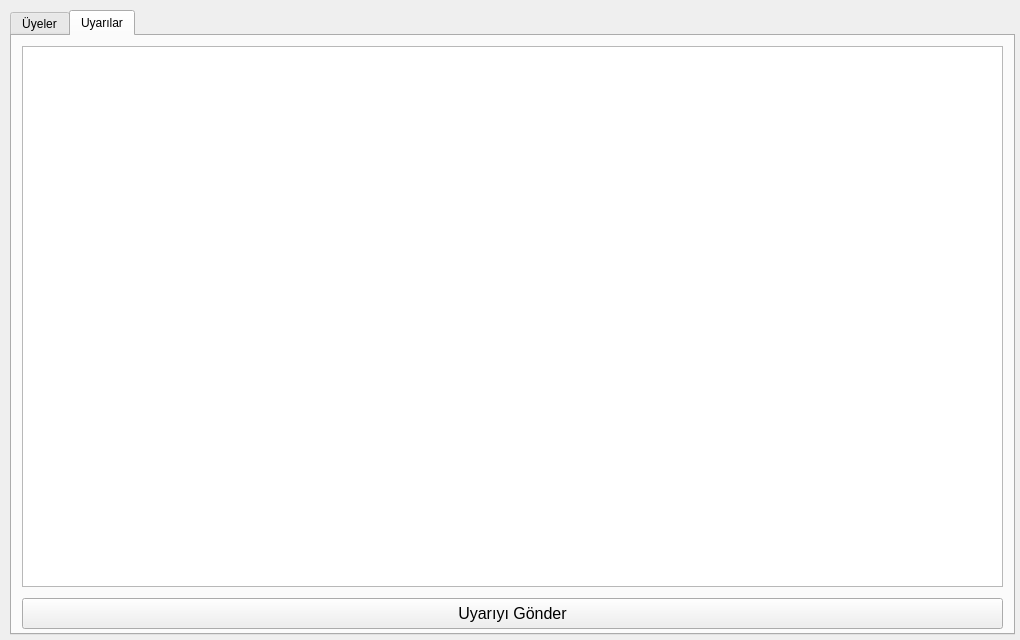
<?xml version="1.0" encoding="UTF-8"?>
<ui version="4.0">
 <class>MainWindow</class>
 <widget class="QMainWindow" name="MainWindow">
  <property name="geometry">
   <rect>
    <x>0</x>
    <y>0</y>
    <width>1020</width>
    <height>640</height>
   </rect>
  </property>
  <property name="windowTitle">
   <string>MainWindow</string>
  </property>
  <widget class="QWidget" name="centralwidget">
   <widget class="QTabWidget" name="tabWidget">
    <property name="geometry">
     <rect>
      <x>10</x>
      <y>10</y>
      <width>1005</width>
      <height>625</height>
     </rect>
    </property>
    <property name="currentIndex">
     <number>1</number>
    </property>
    <widget class="QWidget" name="uyeler">
     <attribute name="title">
      <string>Üyeler</string>
     </attribute>
     <widget class="QLineEdit" name="ara_edit">
      <property name="geometry">
       <rect>
        <x>10</x>
        <y>10</y>
        <width>811</width>
        <height>31</height>
       </rect>
      </property>
      <property name="font">
       <font>
        <pointsize>12</pointsize>
       </font>
      </property>
      <property name="placeholderText">
       <string>Ara...</string>
      </property>
     </widget>
     <widget class="QPushButton" name="ara_buton">
      <property name="geometry">
       <rect>
        <x>830</x>
        <y>10</y>
        <width>161</width>
        <height>31</height>
       </rect>
      </property>
      <property name="text">
       <string>Ara</string>
      </property>
     </widget>
     <widget class="QTreeWidget" name="tablo">
      <property name="geometry">
       <rect>
        <x>10</x>
        <y>50</y>
        <width>980</width>
        <height>540</height>
       </rect>
      </property>
      <property name="layoutDirection">
       <enum>Qt::LeftToRight</enum>
      </property>
      <property name="frameShadow">
       <enum>QFrame::Sunken</enum>
      </property>
      <property name="tabKeyNavigation">
       <bool>false</bool>
      </property>
      <property name="dragDropMode">
       <enum>QAbstractItemView::NoDragDrop</enum>
      </property>
      <property name="textElideMode">
       <enum>Qt::ElideRight</enum>
      </property>
      <property name="indentation">
       <number>20</number>
      </property>
      <property name="itemsExpandable">
       <bool>true</bool>
      </property>
      <property name="sortingEnabled">
       <bool>false</bool>
      </property>
      <property name="animated">
       <bool>false</bool>
      </property>
      <property name="allColumnsShowFocus">
       <bool>false</bool>
      </property>
      <property name="wordWrap">
       <bool>false</bool>
      </property>
      <property name="headerHidden">
       <bool>false</bool>
      </property>
      <attribute name="headerCascadingSectionResizes">
       <bool>false</bool>
      </attribute>
      <attribute name="headerDefaultSectionSize">
       <number>140</number>
      </attribute>
      <attribute name="headerHighlightSections">
       <bool>false</bool>
      </attribute>
      <attribute name="headerShowSortIndicator" stdset="0">
       <bool>false</bool>
      </attribute>
      <column>
       <property name="text">
        <string>id</string>
       </property>
      </column>
      <column>
       <property name="text">
        <string>isim-soyisim</string>
       </property>
      </column>
      <column>
       <property name="text">
        <string>mail</string>
       </property>
      </column>
      <column>
       <property name="text">
        <string>tel-no</string>
       </property>
      </column>
      <column>
       <property name="text">
        <string>anahtar</string>
       </property>
      </column>
      <column>
       <property name="text">
        <string>tarih</string>
       </property>
      </column>
      <column>
       <property name="text">
        <string>süre</string>
       </property>
      </column>
     </widget>
    </widget>
    <widget class="QWidget" name="uyarilar">
     <attribute name="title">
      <string>Uyarılar</string>
     </attribute>
     <widget class="QPlainTextEdit" name="plainTextEdit">
      <property name="geometry">
       <rect>
        <x>10</x>
        <y>10</y>
        <width>981</width>
        <height>541</height>
       </rect>
      </property>
     </widget>
     <widget class="QPushButton" name="pushButton">
      <property name="geometry">
       <rect>
        <x>10</x>
        <y>562</y>
        <width>981</width>
        <height>31</height>
       </rect>
      </property>
      <property name="font">
       <font>
        <pointsize>12</pointsize>
       </font>
      </property>
      <property name="text">
       <string>Uyarıyı Gönder</string>
      </property>
     </widget>
    </widget>
   </widget>
  </widget>
 </widget>
 <resources/>
 <connections/>
</ui>
